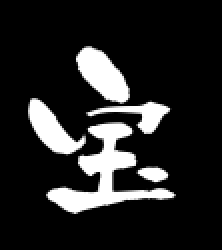
#> input picture GenDataset/data/mask/0_0.png, 111 x 125 px, found by its file name (shown 2 times larger); its folder holds only this picture in this run
$ jupyter execute --allow-errors trimap.ipynb
#> lines starting #> are read from the running program, lines starting #| are printed output that depends on the picture; after the words box and inside, x2 and y2 are one past the last pixel; in counts of white or black regions, pixels touching at a corner belong together
#> (reads GenDataset/data/new_image_list.pkl from the repository)
#> further down, msk is the input picture: shape (125, 111); min 0, max 255, mean 37.3
[cell 1]
import cv2
import numpy as np
import pickle
import os

[cell 2]
mask_dir = "/home/pengkang/Downloads/GenDataset/data/mask/"
trimap_dir = "/home/pengkang/Downloads/GenDataset/data/trimap/"

[cell 3]
def erode_dilate(msk, struc="ELLIPSE", size=(3, 3)):
#> called with struc = 'ELLIPSE', size = (3, 3)
    if struc == "RECT":
        kernel = cv2.getStructuringElement(cv2.MORPH_RECT, size)
    elif struc == "CORSS":
        kernel = cv2.getStructuringElement(cv2.MORPH_CROSS, size)
    else:
        kernel = cv2.getStructuringElement(cv2.MORPH_ELLIPSE, size)


    n_fg = (msk!=255)
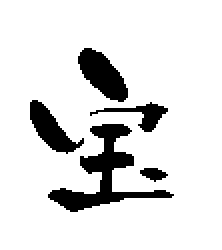
#> n_fg: shape (125, 111) bool (shown 2 times larger); 87.8% white; 5 black regions, box (x1, y1, x2, y2) and area: (24, 62, 87, 106) 765, (39, 24, 64, 51) 382, (15, 50, 42, 77) 311, (45, 51, 84, 66) 176, (70, 84, 84, 91) 61
    msk[msk>0]=255
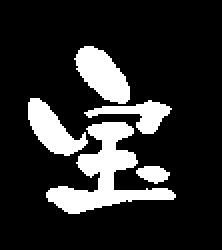
#> msk: shape (125, 111) (shown 2 times larger); 17.1% white; 5 white regions, box (x1, y1, x2, y2) and area: (23, 61, 88, 107) 1065, (37, 23, 65, 52) 485, (14, 49, 44, 78) 424, (42, 50, 86, 67) 296, (68, 83, 85, 92) 105
    msk = msk/255.

    dilated = cv2.dilate(msk, kernel, iterations=np.random.randint(1, 20)) * 255
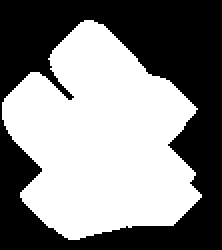
#> dilated: shape (125, 111) float64 (shown 2 times larger); 52% white; 1 black region, box (x1, y1, x2, y2) and area: (0, 0, 111, 125) 6664

    cnt1 = len(np.where(msk >= 0)[0])
#> cnt1 = 13875
    cnt2 = len(np.where(msk == 0)[0])
#> cnt2 = 11500
    cnt3 = len(np.where(msk == 1)[0])
#> cnt3 = 2375
    # print("all:{} bg:{} fg:{}".format(cnt1, cnt2, cnt3))
    assert(cnt1 == cnt2 + cnt3)

    cnt1 = len(np.where(dilated >= 0)[0])
    cnt2 = len(np.where(dilated == 0)[0])
#> cnt2 = 6664
    cnt3 = len(np.where(dilated == 255)[0])
#> cnt3 = 7211
    #print("all:{} bg:{} fg:{}".format(cnt1, cnt2, cnt3))
    assert(cnt1 == cnt2 + cnt3)

    res = dilated.copy()
    #res[((dilated == 255) & (msk == 0))] = 128
    res[(dilated == 255) &  n_fg]=128
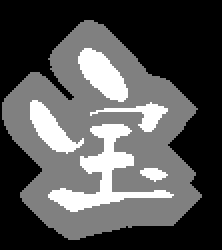
#> res: shape (125, 111) float64 (shown 2 times larger); min 0, max 255, mean 82
    return res.astype(np.uint8)

[cell 4]
with open("/home/pengkang/Downloads/GenDataset/data/new_image_list.pkl",'rb') as f:
    data = pickle.load(f)

[cell 5]
len(data)

[cell 6]
data[0]['name']

[cell 7]
os.system('rm ' + trimap_dir + '*.png')

#> (a cell that did not finish here is left out)
